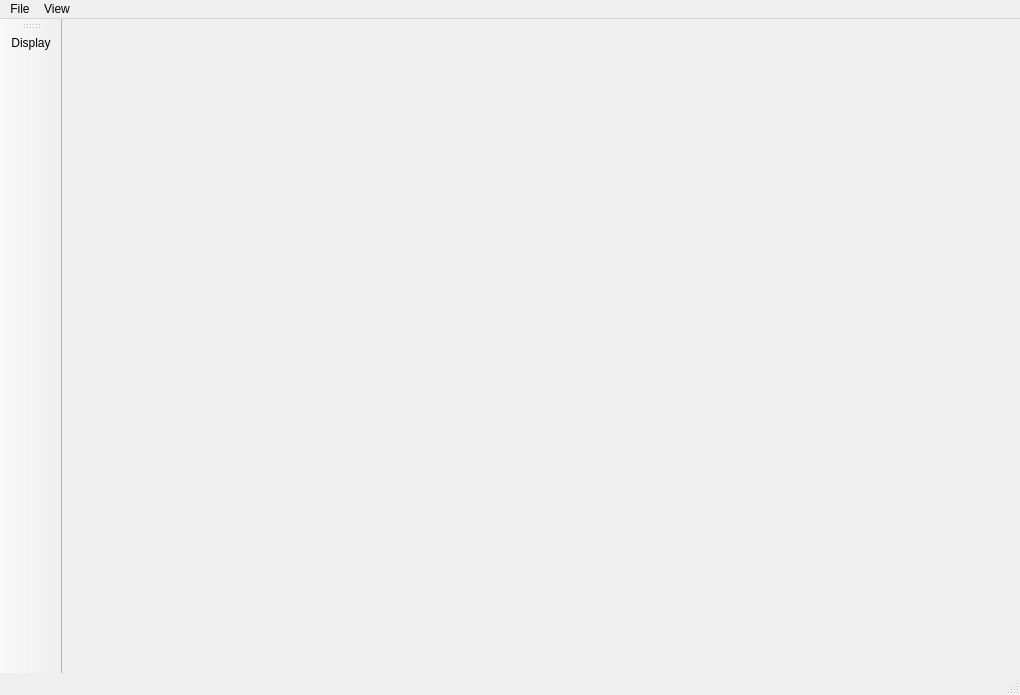
<?xml version="1.0" encoding="UTF-8"?>
<ui version="4.0">
 <class>MainWindow</class>
 <widget class="QMainWindow" name="MainWindow">
  <property name="geometry">
   <rect>
    <x>0</x>
    <y>0</y>
    <width>1020</width>
    <height>695</height>
   </rect>
  </property>
  <property name="windowTitle">
   <string>MainWindow</string>
  </property>
  <widget class="QWidget" name="centralwidget">
   <property name="minimumSize">
    <size>
     <width>800</width>
     <height>0</height>
    </size>
   </property>
   <layout class="QGridLayout" name="gridLayout">
    <item row="0" column="1">
     <widget class="QStackedWidget" name="display">
      <widget class="QWidget" name="page">
       <layout class="QGridLayout" name="gridLayout_2"/>
      </widget>
      <widget class="QWidget" name="page_2"/>
     </widget>
    </item>
   </layout>
  </widget>
  <widget class="QMenuBar" name="menubar">
   <property name="geometry">
    <rect>
     <x>0</x>
     <y>0</y>
     <width>1020</width>
     <height>17</height>
    </rect>
   </property>
   <widget class="QMenu" name="menuFile">
    <property name="title">
     <string>File</string>
    </property>
    <addaction name="actionNew"/>
   </widget>
   <widget class="QMenu" name="menuView">
    <property name="title">
     <string>View</string>
    </property>
    <addaction name="actionZoom"/>
   </widget>
   <addaction name="menuFile"/>
   <addaction name="menuView"/>
  </widget>
  <widget class="QStatusBar" name="statusbar"/>
  <widget class="QToolBar" name="toolBar">
   <property name="windowTitle">
    <string>toolBar</string>
   </property>
   <attribute name="toolBarArea">
    <enum>LeftToolBarArea</enum>
   </attribute>
   <attribute name="toolBarBreak">
    <bool>false</bool>
   </attribute>
   <addaction name="actionDisplay"/>
  </widget>
  <action name="actionNew">
   <property name="text">
    <string>New</string>
   </property>
  </action>
  <action name="actionZoom">
   <property name="text">
    <string>Zoom</string>
   </property>
  </action>
  <action name="actionDisplay">
   <property name="text">
    <string>Display</string>
   </property>
  </action>
 </widget>
 <resources/>
 <connections/>
</ui>
